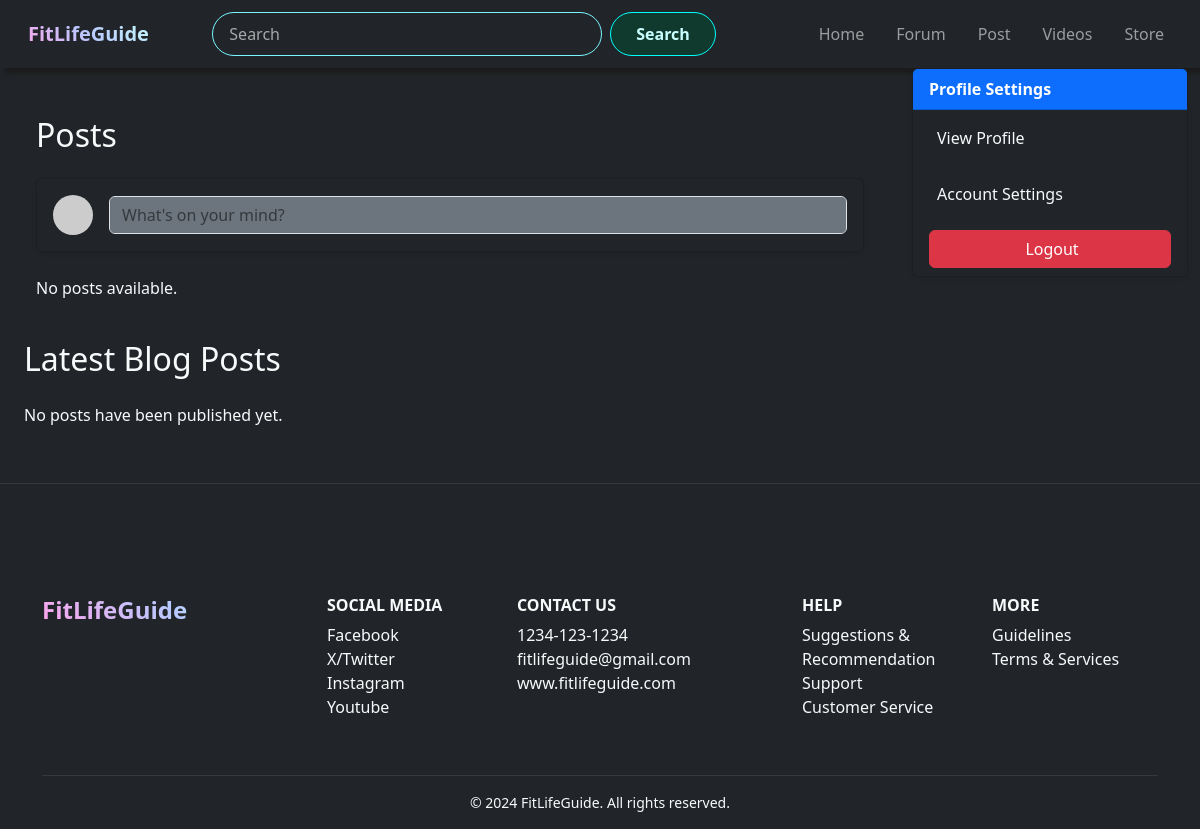
Page /posts/ (signed in) on the earlier database version.
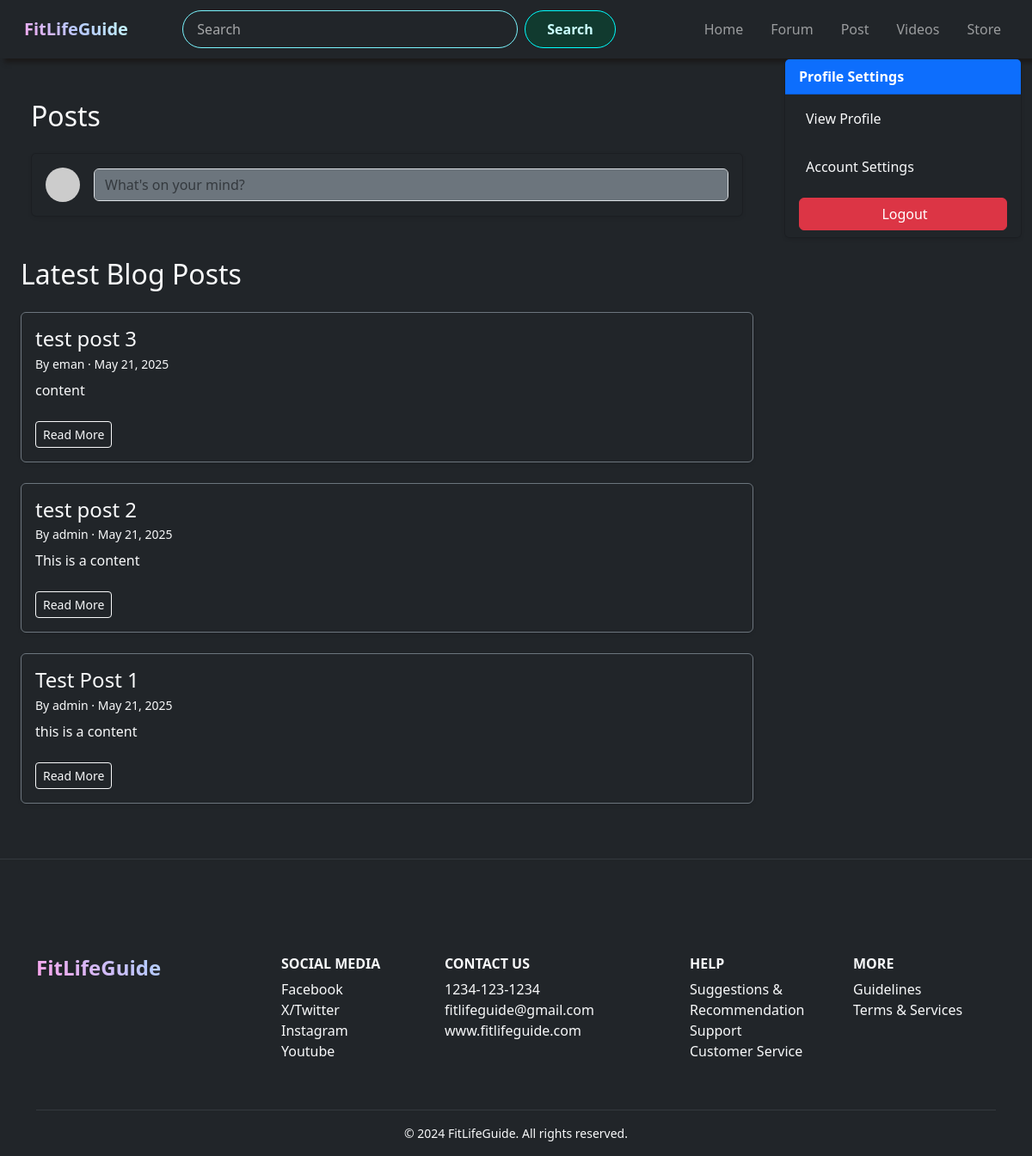
Same page on the later database version.
### community/models.py (models this page shows, shortened)
class BlogPost(models.Model):
    title = models.CharField(max_length=200)
    slug = models.SlugField(unique=True, blank=True)
    author = models.ForeignKey(User, on_delete=models.CASCADE, related_name='blog_posts')
    content = models.TextField()
    created_at = models.DateTimeField(auto_now_add=True)
    updated_at = models.DateTimeField(auto_now=True)
    published = models.BooleanField(default=False)
    class Meta:
        ordering = ['-created_at']

### community/views.py (the view)
# urls.py: path('posts/', views.posts_view, name='posts'),
def posts_view(request):
    posts = BlogPost.objects.filter(published=True).select_related('author')
    return render(request, 'community/posts.html', {'posts': posts})

### community/templates/community/posts.html (shortened to what this page needs)
{% extends 'mainpage/base.html' %}
{% load static %}
{% block content %}
  <div class="container py-4">
    <div class="container py-4">
    <h2 class="text-light mb-4">Posts</h2>
{% if user.is_authenticated %}
<div id="createPostCard" class="card bg-dark text-white shadow-sm mb-4" style="cursor: pointer;">
  <div class="card-body d-flex align-items-center">
    <img src="https://via.placeholder.com/40" class="rounded-circle me-3" alt="User" width="40" height="40">
    <input type="text" class="form-control bg-secondary text-white" placeholder="What's on your mind?" disabled>
  </div>
</div>
{% endif %}
    {% for post in posts %}
    {% empty %}
      <p class="text-light">No posts available.</p>
    {% endfor %}
  </div>
  <h2 class="text-light mb-4">Latest Blog Posts</h2>
  {% for post in posts %}
    <div class="card bg-dark text-light mb-4 shadow-sm border-secondary">
      <div class="card-body">
        <h4 class="card-title">
          <a href="{% url 'post_detail' slug=post.slug %}" class="text-decoration-none text-light">
            {{ post.title }}
          </a>
        </h4>
        <p class="card-subtitle small mb-2">
          By {{ post.author.username }} · {{ post.created_at|date:"M d, Y" }}
        </p>
        <p class="card-text">
          {{ post.content|truncatewords:40 }}
        </p>
        <a href="{% url 'post_detail' slug=post.slug %}" class="btn btn-outline-light btn-sm mt-2">Read More</a>
      </div>
    </div>
  {% empty %}
    <p class="text-light">No posts have been published yet.</p>
  {% endfor %}
</div>
{% endblock %}

### mainpage/templates/mainpage/base.html (shortened to what this page needs)
{% load static %}
<!DOCTYPE html>
<html lang="en">
<head>
    <link href="https://cdn.jsdelivr.net/npm/bootstrap@5.3.3/dist/css/bootstrap.min.css" rel="stylesheet">
    <link rel="stylesheet" href="{% static 'mainpage/styles.css' %}">
</head>
<body class="d-flex flex-column min-vh-100 bg-dark">
    <nav class="navbar navbar-expand-lg navbar-dark bg-dark bs-black">
        <div class="container-fluid  mx-3 my-1">
            <a class="navbar-brand grad fw-bold" href="{% url 'home' %}">FitLifeGuide</a>
            <div class="collapse navbar-collapse" id="navbarNav">
                {% if user.is_authenticated %}
                    <form class="d-flex mx-auto w-50 " role="search" method="get" action="{% url 'home' %}">
                        <input class="form-control me-2 rounded-pill border-cyan transparent-bg "  type="search" placeholder="Search" name="q" aria-label="Search">
                        <button class="btn btn-outline-light rounded-pill btn-cyan" type="submit">Search</button>
                    </form>
                {% endif %}
                <ul class="navbar-nav ms-auto gap-3">
                    <li class="nav-item"><a class="nav-link" href="{% url 'home' %}">Home</a></li>
                    {% if user.is_authenticated %}
                        <li class="nav-item"><a class="nav-link" href="{% url 'home' %}">Forum</a></li>
                        <li class="nav-item"><a class="nav-link" href="{% url 'posts' %}">Post</a></li>
                        <li class="nav-item"><a class="nav-link" href="{% url 'videos' %}">Videos</a></li>
                        <li class="nav-item"><a class="nav-link" href="{% url 'home' %}">Store</a></li>
                    {% endif %}
                </ul>
            </div>
        </div>
    </nav>
    <div class="container-fluid flex-grow-1">
        <div class="row">
            <div class="{% if user.is_authenticated %}col-lg-9 col-md-8{% else %}col-12{% endif %}">
                {% block content %}{% endblock %}
            </div>
            {% if user.is_authenticated %}
            <aside class="col-lg-3 col-md-4 mt-4 mt-md-0">
                {% block sidebar %}
                <div class="card bg-dark text-light shadow-sm">
                    <div class="card-header bg-primary text-white fw-bold">
                        Profile Settings
                    </div>
                    <ul class="list-group list-group-flush">
                        <li class="list-group-item bg-dark border-secondary">
                            <a href="{% url 'profile' %}" class="text-decoration-none text-light d-block py-2">
                                View Profile
                            </a>
                        </li>
                        <li class="list-group-item bg-dark border-secondary">
                            <a href="#" class="text-decoration-none text-light d-block py-2">
                                Account Settings
                            </a>
                        </li>
                        <li class="list-group-item bg-dark border-secondary">
                            <form action="{% url 'logout' %}" method="post" class="m-0 p-0">
                                <button type="submit" class="btn btn-danger w-100">
                                    Logout
                                </button>
                            </form>
                        </li>
                    </ul>
                </div>
                {% endblock %}
            </aside>
            {% endif %}
        </div>
    </div>
    <hr class="border-secondary" />
    <footer class="bg-dark text-light pt-5 pb-3 mt-5">
    <div class="container">
        <div class="row">
        <div class="col-md-3 mb-4">
            <h4 class="grad fw-bold">
            <a href="#" class="text-decoration-none text-primary">FitLifeGuide</a>
            </h4>
        </div>
        <div class="col-6 col-md-2 mb-4 fw-light">
            <h6 class="text-uppercase fw-semibold">Social Media</h6>
            <ul class="list-unstyled">
            <li><a href="#" class="text-light text-decoration-none">Facebook</a></li>
            <li><a href="#" class="text-light text-decoration-none">X/Twitter</a></li>
            <li><a href="#" class="text-light text-decoration-none">Instagram</a></li>
            <li><a href="#" class="text-light text-decoration-none">Youtube</a></li>
            </ul>
        </div>
        <div class="col-6 col-md-3 mb-4 fw-light">
            <h6 class="text-uppercase fw-semibold">Contact Us</h6>
            <ul class="list-unstyled">
            <li><a href="tel:12341231234" class="text-light text-decoration-none">1234-123-1234</a></li>
            <li><a href="mailto:fitlifeguide@gmail.com" class="text-light text-decoration-none">fitlifeguide@gmail.com</a></li>
            <li><a href="https://www.fitlifeguide.com" class="text-light text-decoration-none" target="_blank" rel="noopener noreferrer">www.fitlifeguide.com</a></li>
            </ul>
        </div>
        <div class="col-6 col-md-2 mb-4 fw-light">
            <h6 class="text-uppercase fw-semibold">Help</h6>
            <ul class="list-unstyled">
            <li><a href="#" class="text-light text-decoration-none">Suggestions & Recommendation</a></li>
            <li><a href="#" class="text-light text-decoration-none">Support</a></li>
            <li><a href="#" class="text-light text-decoration-none">Customer Service</a></li>
            </ul>
        </div>
        <div class="col-6 col-md-2 mb-4 fw-light">
            <h6 class="text-uppercase fw-semibold">More</h6>
            <ul class="list-unstyled">
            <li><a href="#" class="text-light text-decoration-none">Guidelines</a></li>
            <li><a href="#" class="text-light text-decoration-none">Terms & Services</a></li>
            </ul>
        </div>
        </div>
        <hr class="border-secondary" />
        <div class="text-center small">
        &copy; 2024 FitLifeGuide. All rights reserved.
        </div>
    </div>
    </footer>
</body>
</html>

### mainpage/static/mainpage/styles.css (style rules this page uses)
.grad { background: -webkit-linear-gradient(45deg,#fda3ea,#b8c9ff,#c6fffa); background-clip: text; -webkit-text-fill-color: transparent; }
.btn-cyan { color: rgb(202, 255, 255); font-weight: bold; background-color: #06493593; border-radius: 5px; border: 1px solid cyan; cursor: pointer; padding: 9px 25px; }
.border-cyan { border: 1px solid cyan; }
.list-group-item { border: none; }
.bs-black { box-sizing: border-box; box-shadow: rgb(27, 26, 26) 5px 5px 5px; }
.transparent-bg { background-color: transparent; color: rgba(255, 255, 255, 0.9); border: 1px solid hsl(184, 100%, 74%); padding: 0.5rem 1rem; transition: border-color 0.3s ease; }
.transparent-bg::placeholder { color: rgba(255, 255, 255, 0.6); }

Differences in the rows shown:
added BlogPost: title "test post 3", author.username "eman", created_at "May 21, 2025", content "content"
added BlogPost: title "test post 2", author.username "admin", created_at "May 21, 2025", content "This is a content"
added BlogPost: title "Test Post 1", author.username "admin", created_at "May 21, 2025", content "this is a content"
Other differences:
text no longer shown: "No posts available. No posts have been published yet."
